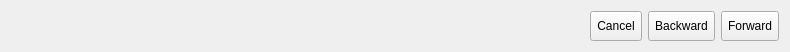
       <widget class="QWidget" name="widget_5" native="true">
        <property name="geometry">
         <rect>
          <x>0</x>
          <y>530</y>
          <width>790</width>
          <height>38</height>
         </rect>
        </property>
        <layout class="QHBoxLayout" name="horizontalLayout_3">
         <item>
          <spacer name="horizontalSpacer_3">
           <property name="orientation">
            <enum>Qt::Horizontal</enum>
           </property>
           <property name="sizeHint" stdset="0">
            <size>
             <width>40</width>
             <height>20</height>
            </size>
           </property>
          </spacer>
         </item>
         <item>
          <widget class="QToolButton" name="btnCancel_6">
           <property name="minimumSize">
            <size>
             <width>0</width>
             <height>30</height>
            </size>
           </property>
           <property name="text">
            <string>Cancel</string>
           </property>
          </widget>
         </item>
         <item>
          <widget class="QToolButton" name="btnBack_6">
           <property name="minimumSize">
            <size>
             <width>0</width>
             <height>30</height>
            </size>
           </property>
           <property name="text">
            <string>Backward</string>
           </property>
          </widget>
         </item>
         <item>
          <widget class="QToolButton" name="btnForward_6">
           <property name="minimumSize">
            <size>
             <width>0</width>
             <height>30</height>
            </size>
           </property>
           <property name="styleSheet">
            <string notr="true"/>
           </property>
           <property name="text">
            <string>Forward</string>
           </property>
          </widget>
         </item>
        </layout>
       </widget>
